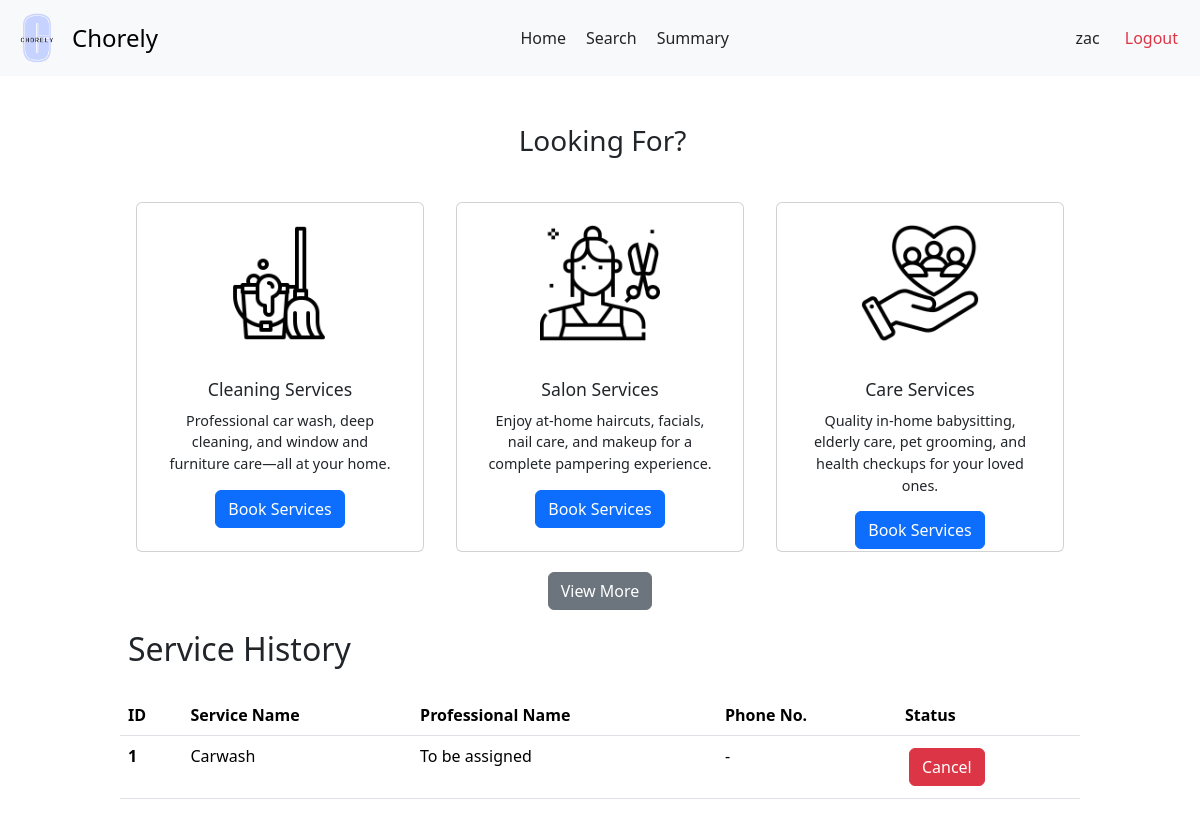
The app's page /user/customer/6, older data.
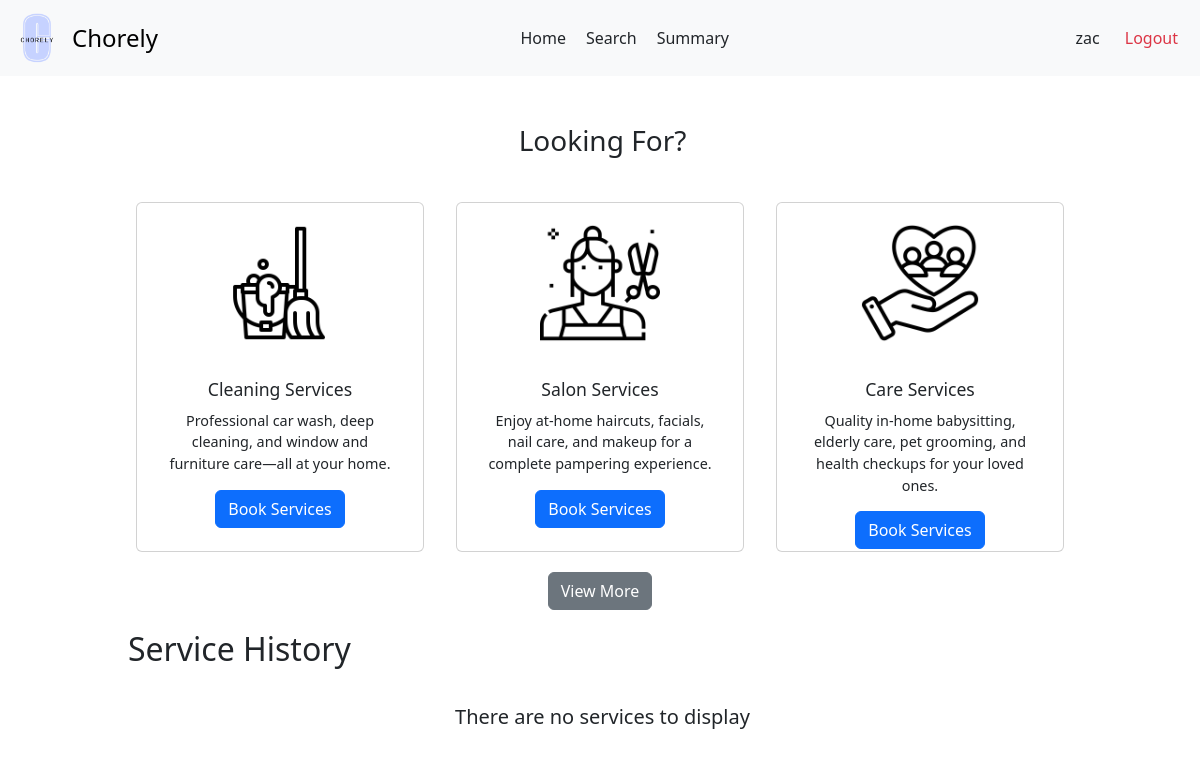
The same page, newer data.
### backend/models.py (models this page shows)
class Users(db.Model):
  __tablename__ = 'Users'
  user_id = db.Column(db.Integer, primary_key=True, autoincrement=True)
  username = db.Column(db.String, unique=True, nullable=False)
  password = db.Column(db.String, nullable=False)
  role = db.Column(db.String, nullable=False)
  is_blocked = db.Column(db.Boolean, default=False)
  service_professional = db.relationship('ServiceProfessionals', backref='user', uselist=False)
  customer = db.relationship('Customers', backref='user', uselist=False)

class ServiceRequests(db.Model):
    __tablename__ = 'ServiceRequests'
    request_id = db.Column(db.Integer, primary_key=True, autoincrement=True)
    service_id = db.Column(db.Integer, db.ForeignKey('Services.service_id'), nullable=False)
    customer_id = db.Column(db.Integer, db.ForeignKey('Customers.customer_id'), nullable=False)
    professional_id = db.Column(db.Integer, db.ForeignKey('ServiceProfessionals.professional_id'))
    requested_service_date = db.Column(db.Date, default=date.today())
    date_of_request = db.Column(db.Date, default=date.today())
    date_of_completion = db.Column(db.Date)
    service_status = db.Column(db.String, default='requested')
    additional_requests = db.Column(db.String)
    remarks = db.Column(db.String)
    rating = db.Column(db.Float)

class Services(db.Model):
    __tablename__ = 'Services'
    service_id = db.Column(db.Integer, primary_key=True, autoincrement=True)
    name = db.Column(db.String, nullable=False)
    description = db.Column(db.String)
    base_price = db.Column(db.Float, nullable=False)
    time_required = db.Column(db.Integer)
    category = db.Column(db.String)
    service_professionals = db.relationship('ServiceProfessionals', backref='service')
    service_requests = db.relationship('ServiceRequests', backref='service')

### backend/customerController.py (the view)
@app.route('/user/customer/<int:user_id>')
def customer_dash(user_id):
  user = Users.query.filter_by(user_id = user_id).first()
  customer = Customers.query.filter_by(user_id = user_id).first()
  return render_template('customer-dash.html', customer = customer, user = user, service_requests = customer.service_requests)

### templates/customer-dash.html (shortened to what this page needs)
<!DOCTYPE html>
<html lang="en">
<head>
  <link href="https://cdn.jsdelivr.net/npm/bootstrap@5.3.3/dist/css/bootstrap.min.css" rel="stylesheet">
  <link rel="stylesheet" href="{{ url_for('static', filename='customer-dash.css') }}">
  <link rel="stylesheet" href="{{ url_for('static', filename='navbar.css') }}">
</head>
<body>
  <nav class="navbar bg-body-tertiary">
    <div class="container-fluid">
      <a class="navbar-brand d-flex align-items-center" href="#" style="text-decoration: none;">
        <img src="{{ url_for('static', filename='logo.png') }}" alt="Chorely Logo" width="50" height="50" id="logo">
        <span style="font-size: 1.5rem;">Chorely</span>
      </a>
      <div style="display: flex;">
        <a class="nav-link active" aria-current="page" href="/user">Home</a>
        <a class="nav-link" href="/user/customer/{{ user.user_id }}">Search</a>
        <a class="nav-link" href="/user/{{ user.user_id }}/summary">Summary</a>
      </div>
      <div class="d-flex text text-end">
        <a class="nav-link" href="#">{{ user.username }}</a>
        <a class="nav-link text-danger" href="/userlogin">Logout</a>
      </div>
    </div>
  </nav>
  <div id="main">
    <div id="canvas">
      <br>
      <div class="container text-center">
        <h3 class="headings">Looking For?</h3>
        <div class="row g-4 justify-content-center" style="margin-top: 20px;">
          <div class="col">
            <div class="card custom-card mx-auto" style="width: 18rem;">
              <img src="{{ url_for('static', filename='cleaning.png') }}" class="card-img-top card-icon" alt="cleaning-mop">
              <div class="card-body">
                <h5 class="card-title">Cleaning Services</h5>
                <p class="card-text">Professional car wash, deep cleaning, and window and furniture care—all at your home.</p>
                <a href="/user/{{user.user_id}}/service/category/cleaning" class="btn btn-primary">Book Services</a>
              </div>
            </div>
          </div>
          <div class="col">
            <div class="card custom-card mx-auto" style="width: 18rem;">
              <img src="{{ url_for('static', filename='salon.png') }}" class="card-img-top card-icon" alt="cleaning-mop">
              <div class="card-body">
                <h5 class="card-title">Salon Services</h5>
                <p class="card-text">Enjoy at-home haircuts, facials, nail care, and makeup for a complete pampering experience.</p>
                <a href="/user/{{user.user_id}}/service/category/salon" class="btn btn-primary">Book Services</a>
              </div>
            </div>
          </div>
          <div class="col">
            <div class="card custom-card mx-auto" style="width: 18rem;">
              <img src="{{ url_for('static', filename='care.png') }}" class="card-img-top card-icon" alt="cleaning-mop">
              <div class="card-body">
                <h5 class="card-title">Care Services</h5>
                <p class="card-text">Quality in-home babysitting, elderly care, pet grooming, and health checkups for your loved ones.</p>
                <a href="/user/{{user.user_id}}/service/category/care" class="btn btn-primary">Book Services</a>
              </div>
            </div>
          </div>
        </div>
        <div style="text-align: center; margin: 20px;">
          <button class="btn btn-secondary">View More</button>
        </div>
      </div>
      <h2 class="headings">Service History</h2><br>
      {% if service_requests | length ==0 %}
        <div class="text text-center">
          <h5 class="headings">There are no services to display</h5>
        </div>
      {% else %}
        <div>
          <table class="table" style="margin-bottom: 50px;">
            <thead>
              <tr>
                <th scope="col">ID</th>
                <th scope="col">Service Name</th>
                <th scope="col">Professional Name</th>
                <th scope="col">Phone No.</th>
                <th scope="col">Status</th>
              </tr>
            </thead>
            <tbody>
              {% for request in service_requests %}
                <tr>
                  <th scope="row">{{ loop.index }}</th>
                  <td>{{ request.service.name }}</td>
                  {% if request.service_status == 'accepted' %}
                    <td>{{ request.professional.name }}</td>
                    <td>{{ request.professional.phone }}</td>
                    <td><a href="/user/{{ user.user_id }}/service/close/{{ request.request_id }}" class="btn btn-outline-primary">Close it?</a></td>
                  {% else %}
                    {% if request.service_status == 'requested' %}
                      <td>To be assigned</td>
                      <td> - </td>
                      <td><a href="/user/{{ user.user_id }}/service/cancel/{{ request.request_id }}" class="btn btn-danger">Cancel</a></td>
                    {% else %}
                      <td>{{ request.professional.name }}</td>
                      <td>{{ request.professional.phone }}</td>
                      <td class="text text-success">Closed</td>
                    {% endif %}
                  {% endif %}
                </tr>
              {% endfor %}
            </tbody>
          </table>
        <div>
      {% endif %}
  </div>
</body>
</html>

### static/customer-dash.css (style rules this page uses)
* { margin: 0px; }
#main, #canvas { margin-top: 90px; border: 2px none black; }
#canvas { width: 80%; margin: auto; height: 1000px; }
.headings { margin: 3px; padding-left: 5px; margin-top: 10px; }
.card { height: 350px; padding: 10px; }
.card-img-top { margin-top: 10px; height: 120px; object-fit: scale-down; margin-bottom: 20px; }
.card-title { font-size: 1.1rem; margin-bottom: 10px; }
.card-text { font-size: 0.9rem; margin-bottom: 15px; }

### static/navbar.css (style rules this page uses)
#logo { object-fit: contain ; margin-right: 10px; filter: brightness(1.1) contrast(1.1) saturate(1.2); filter: contrast(100%); }
.text-end { margin-right: 10px; }
.navbar { position: fixed; background-color: white; top: 0; left: 0; right: 0; height: max-content; z-index: 1000; }

Row changes from the older to the newer data that the page shows:
removed ServiceRequests: service.name "Carwash"
Text that changed along with them:
text no longer shown: "ID Service Name Professional Name Phone No. Status"
text now shown: "There are no services to display"
